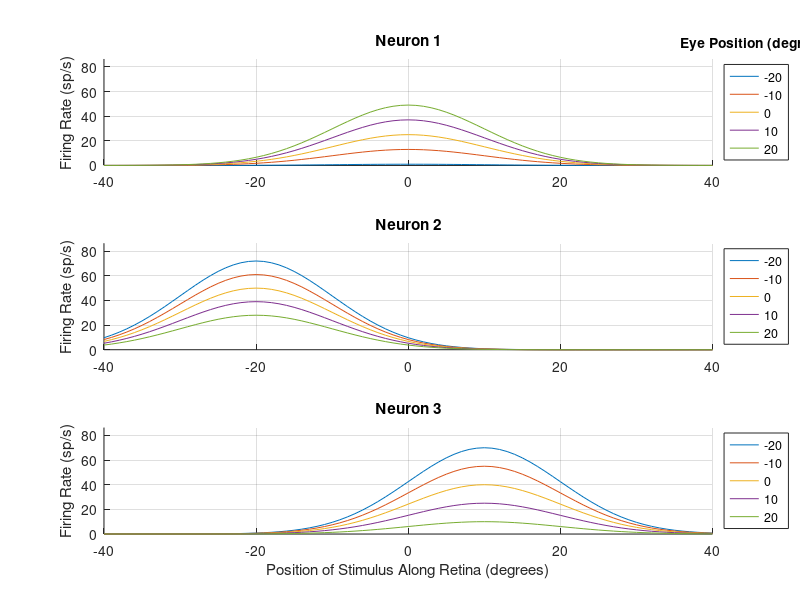
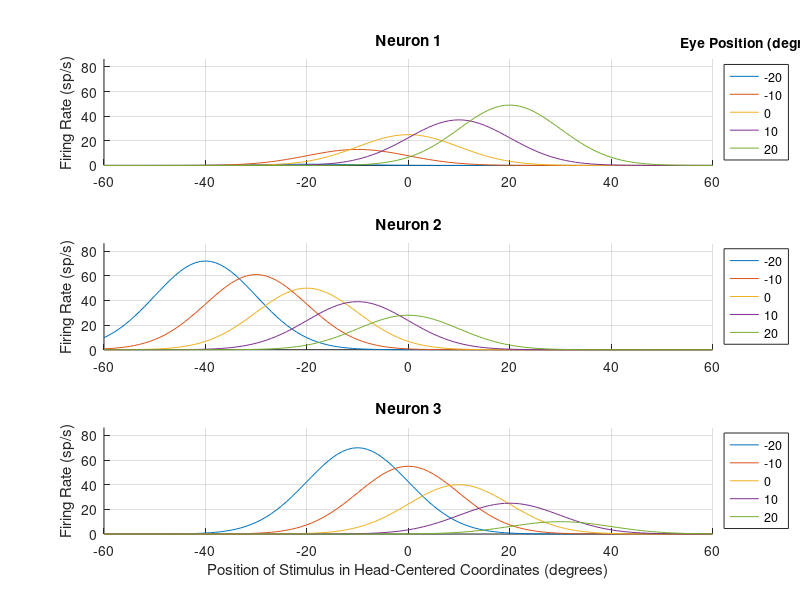

MATLAB code for these plots, in order:
% This code is for Steve Perlmutter's neubeh 503 hw due 5/26
% Modified May_2011 JPW

clear all
close all

%% Quesiton 1a
disp('Qustion 1a')

% Set variables
k  = [1.2 -1.1 -1.5];
A  = [25 50 40];
mu = [0 -20 10];
sig = 10;
meridian = -40:40;
eyePos   = [-20:10:20];
f = nan(numel(meridian),numel(eyePos),numel(k));

% Loop through 3 cells with different x's and e's
for n = 1:length(k)
    for e = 1:numel(eyePos)
        for x = 1:numel(meridian)
            f(x,e,n) = (k(n)*eyePos(e)+A(n))*exp(-(meridian(x)-mu(n))^2/(2*sig^2));
        end
    end
end

% Plot results
figure(1);clf;hold on;
for n = 1:3
    subplot(3,1,n); hold on;grid on;
    axis([-40 40 0 max(max(max(f)))*1.2])
    title(['Neuron ',num2str(n)])
    if n == 3
        xlabel('Position of Stimulus Along Retina (degrees)')
    end
    ylabel('Firing Rate (sp/s)')
    plot(meridian,f(:,:,n))
    legend('-20','-10','0','10','20','Location','EastOutside');
    if n ==1
        hl = findobj(gcf,'Tag','legend');
        hl_t = get(hl,'Title');
        set(hl_t,'String','Eye Position (degrees)');
    end
end


%% Quesiton 1c
disp('Question 1c')

meridian_h = -60:60;
f_h = nan(numel(meridian_h),numel(eyePos),numel(k));

for n = 1:length(k)
    for e = 1:numel(eyePos)
        meridian_e = meridian_h-eyePos(e); 
        for x = 1:numel(meridian_e)
            f_h(x,e,n) = (k(n)*eyePos(e)+A(n))*exp(-(meridian_e(x)-mu(n))^2/(2*sig^2));
        end
    end
end


figure(2);clf;hold on;grid on;
for n = 1:3
        subplot(3,1,n);hold on;grid on;
        axis([min(meridian_h) max(meridian_h) 0 max(max(max(f)))*1.2])
        title(['Neuron ',num2str(n)])
        if n == 3
            xlabel('Position of Stimulus in Head-Centered Coordinates (degrees)')
        end
        ylabel('Firing Rate (sp/s)')
        plot(meridian_h,f_h(:,:,n))
        legend('-20','-10','0','10','20','Location','EastOutside');
        if n ==1
            hl = findobj(gcf,'Tag','legend');
            hl_t = get(hl,'Title');
            set(hl_t,'String','Eye Position (degrees)');
        end
end



%% Question 1d
disp('Question 1d')

fRates1010 = f(meridian==10,eyePos==10,:)


%% Question 1e
disp('Question 1e')

n1 = f_h(:,:,1)<1; 
n2 = f_h(:,:,2)<50 & f_h(:,:,2)>40; 
n3 = f_h(:,:,3)<50 & f_h(:,:,3)>40;

possLoc = n1==1 & n2==1 & n3==1    



